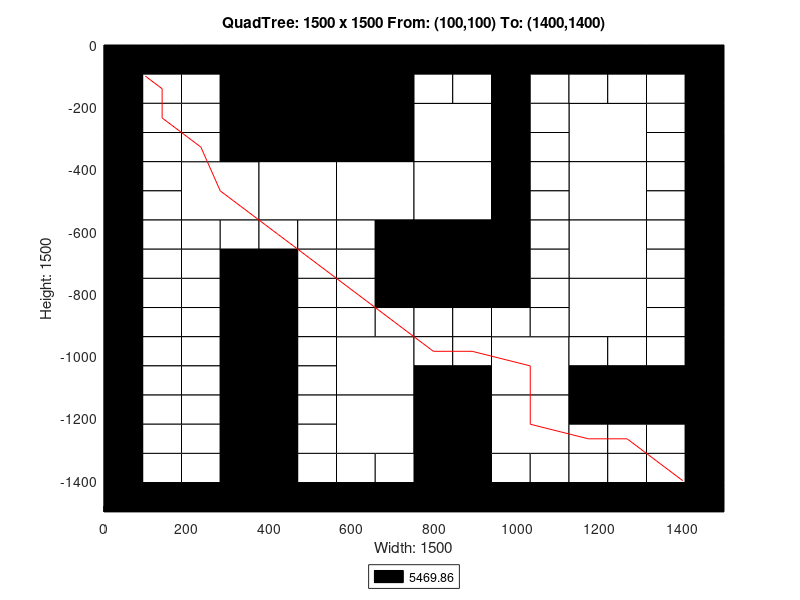

Here is the MATLAB script that generated this plot:
axis([0 1500 -1500 0]);
title('QuadTree: 1500 x 1500 From: (100,100) To: (1400,1400)');
xlabel('Width: 1500');
ylabel('Height: 1500');
rectangle('Position',[375 -375 375 375], 'FaceColor',[0 0 0]);
rectangle('Position',[187.5 -562.5 187.5 187.5], 'FaceColor',[1 1 1]);
rectangle('Position',[375 -562.5 187.5 187.5], 'FaceColor',[1 1 1]);
rectangle('Position',[562.5 -562.5 187.5 187.5], 'FaceColor',[1 1 1]);
rectangle('Position',[750 -375 187.5 187.5], 'FaceColor',[1 1 1]);
rectangle('Position',[1125 -375 187.5 187.5], 'FaceColor',[1 1 1]);
rectangle('Position',[750 -562.5 187.5 187.5], 'FaceColor',[1 1 1]);
rectangle('Position',[750 -750 187.5 187.5], 'FaceColor',[0 0 0]);
rectangle('Position',[1125 -562.5 187.5 187.5], 'FaceColor',[1 1 1]);
rectangle('Position',[1125 -750 187.5 187.5], 'FaceColor',[1 1 1]);
rectangle('Position',[562.5 -1125 187.5 187.5], 'FaceColor',[1 1 1]);
rectangle('Position',[562.5 -1312.5 187.5 187.5], 'FaceColor',[1 1 1]);
rectangle('Position',[937.5 -1125 187.5 187.5], 'FaceColor',[1 1 1]);
rectangle('Position',[1125 -937.5 187.5 187.5], 'FaceColor',[1 1 1]);
rectangle('Position',[750 -1312.5 187.5 187.5], 'FaceColor',[0 0 0]);
rectangle('Position',[937.5 -1312.5 187.5 187.5], 'FaceColor',[1 1 1]);
rectangle('Position',[750 -1500 187.5 187.5], 'FaceColor',[0 0 0]);
rectangle('Position',[0 -93.75 93.75 93.75], 'FaceColor',[0 0 0]);
rectangle('Position',[93.75 -93.75 93.75 93.75], 'FaceColor',[0 0 0]);
rectangle('Position',[0 -187.5 93.75 93.75], 'FaceColor',[0 0 0]);
rectangle('Position',[93.75 -187.5 93.75 93.75], 'FaceColor',[1 1 1]);
rectangle('Position',[187.5 -93.75 93.75 93.75], 'FaceColor',[0 0 0]);
rectangle('Position',[281.25 -93.75 93.75 93.75], 'FaceColor',[0 0 0]);
rectangle('Position',[187.5 -187.5 93.75 93.75], 'FaceColor',[1 1 1]);
rectangle('Position',[281.25 -187.5 93.75 93.75], 'FaceColor',[0 0 0]);
rectangle('Position',[0 -281.25 93.75 93.75], 'FaceColor',[0 0 0]);
rectangle('Position',[93.75 -281.25 93.75 93.75], 'FaceColor',[1 1 1]);
rectangle('Position',[0 -375 93.75 93.75], 'FaceColor',[0 0 0]);
rectangle('Position',[93.75 -375 93.75 93.75], 'FaceColor',[1 1 1]);
rectangle('Position',[187.5 -281.25 93.75 93.75], 'FaceColor',[1 1 1]);
rectangle('Position',[281.25 -281.25 93.75 93.75], 'FaceColor',[0 0 0]);
rectangle('Position',[187.5 -375 93.75 93.75], 'FaceColor',[1 1 1]);
rectangle('Position',[281.25 -375 93.75 93.75], 'FaceColor',[0 0 0]);
rectangle('Position',[0 -468.75 93.75 93.75], 'FaceColor',[0 0 0]);
rectangle('Position',[93.75 -468.75 93.75 93.75], 'FaceColor',[1 1 1]);
rectangle('Position',[0 -562.5 93.75 93.75], 'FaceColor',[0 0 0]);
rectangle('Position',[93.75 -562.5 93.75 93.75], 'FaceColor',[1 1 1]);
rectangle('Position',[0 -656.25 93.75 93.75], 'FaceColor',[0 0 0]);
rectangle('Position',[93.75 -656.25 93.75 93.75], 'FaceColor',[1 1 1]);
rectangle('Position',[0 -750 93.75 93.75], 'FaceColor',[0 0 0]);
rectangle('Position',[93.75 -750 93.75 93.75], 'FaceColor',[1 1 1]);
rectangle('Position',[187.5 -656.25 93.75 93.75], 'FaceColor',[1 1 1]);
rectangle('Position',[281.25 -656.25 93.75 93.75], 'FaceColor',[1 1 1]);
rectangle('Position',[187.5 -750 93.75 93.75], 'FaceColor',[1 1 1]);
rectangle('Position',[281.25 -750 93.75 93.75], 'FaceColor',[0 0 0]);
rectangle('Position',[375 -656.25 93.75 93.75], 'FaceColor',[1 1 1]);
rectangle('Position',[468.75 -656.25 93.75 93.75], 'FaceColor',[1 1 1]);
rectangle('Position',[375 -750 93.75 93.75], 'FaceColor',[0 0 0]);
rectangle('Position',[468.75 -750 93.75 93.75], 'FaceColor',[1 1 1]);
rectangle('Position',[562.5 -656.25 93.75 93.75], 'FaceColor',[1 1 1]);
rectangle('Position',[656.25 -656.25 93.75 93.75], 'FaceColor',[0 0 0]);
rectangle('Position',[562.5 -750 93.75 93.75], 'FaceColor',[1 1 1]);
rectangle('Position',[656.25 -750 93.75 93.75], 'FaceColor',[0 0 0]);
rectangle('Position',[750 -93.75 93.75 93.75], 'FaceColor',[0 0 0]);
rectangle('Position',[843.75 -93.75 93.75 93.75], 'FaceColor',[0 0 0]);
rectangle('Position',[750 -187.5 93.75 93.75], 'FaceColor',[1 1 1]);
rectangle('Position',[843.75 -187.5 93.75 93.75], 'FaceColor',[1 1 1]);
rectangle('Position',[937.5 -93.75 93.75 93.75], 'FaceColor',[0 0 0]);
rectangle('Position',[1031.25 -93.75 93.75 93.75], 'FaceColor',[0 0 0]);
rectangle('Position',[937.5 -187.5 93.75 93.75], 'FaceColor',[0 0 0]);
rectangle('Position',[1031.25 -187.5 93.75 93.75], 'FaceColor',[1 1 1]);
rectangle('Position',[937.5 -281.25 93.75 93.75], 'FaceColor',[0 0 0]);
rectangle('Position',[1031.25 -281.25 93.75 93.75], 'FaceColor',[1 1 1]);
rectangle('Position',[937.5 -375 93.75 93.75], 'FaceColor',[0 0 0]);
rectangle('Position',[1031.25 -375 93.75 93.75], 'FaceColor',[1 1 1]);
rectangle('Position',[1125 -93.75 93.75 93.75], 'FaceColor',[0 0 0]);
rectangle('Position',[1218.75 -93.75 93.75 93.75], 'FaceColor',[0 0 0]);
rectangle('Position',[1125 -187.5 93.75 93.75], 'FaceColor',[1 1 1]);
rectangle('Position',[1218.75 -187.5 93.75 93.75], 'FaceColor',[1 1 1]);
rectangle('Position',[1312.5 -93.75 93.75 93.75], 'FaceColor',[0 0 0]);
rectangle('Position',[1406.25 -93.75 93.75 93.75], 'FaceColor',[0 0 0]);
rectangle('Position',[1312.5 -187.5 93.75 93.75], 'FaceColor',[1 1 1]);
rectangle('Position',[1406.25 -187.5 93.75 93.75], 'FaceColor',[0 0 0]);
rectangle('Position',[1312.5 -281.25 93.75 93.75], 'FaceColor',[1 1 1]);
rectangle('Position',[1406.25 -281.25 93.75 93.75], 'FaceColor',[0 0 0]);
rectangle('Position',[1312.5 -375 93.75 93.75], 'FaceColor',[1 1 1]);
rectangle('Position',[1406.25 -375 93.75 93.75], 'FaceColor',[0 0 0]);
rectangle('Position',[937.5 -468.75 93.75 93.75], 'FaceColor',[0 0 0]);
rectangle('Position',[1031.25 -468.75 93.75 93.75], 'FaceColor',[1 1 1]);
rectangle('Position',[937.5 -562.5 93.75 93.75], 'FaceColor',[0 0 0]);
rectangle('Position',[1031.25 -562.5 93.75 93.75], 'FaceColor',[1 1 1]);
rectangle('Position',[937.5 -656.25 93.75 93.75], 'FaceColor',[0 0 0]);
rectangle('Position',[1031.25 -656.25 93.75 93.75], 'FaceColor',[1 1 1]);
rectangle('Position',[937.5 -750 93.75 93.75], 'FaceColor',[0 0 0]);
rectangle('Position',[1031.25 -750 93.75 93.75], 'FaceColor',[1 1 1]);
rectangle('Position',[1312.5 -468.75 93.75 93.75], 'FaceColor',[1 1 1]);
rectangle('Position',[1406.25 -468.75 93.75 93.75], 'FaceColor',[0 0 0]);
rectangle('Position',[1312.5 -562.5 93.75 93.75], 'FaceColor',[1 1 1]);
rectangle('Position',[1406.25 -562.5 93.75 93.75], 'FaceColor',[0 0 0]);
rectangle('Position',[1312.5 -656.25 93.75 93.75], 'FaceColor',[1 1 1]);
rectangle('Position',[1406.25 -656.25 93.75 93.75], 'FaceColor',[0 0 0]);
rectangle('Position',[1312.5 -750 93.75 93.75], 'FaceColor',[1 1 1]);
rectangle('Position',[1406.25 -750 93.75 93.75], 'FaceColor',[0 0 0]);
rectangle('Position',[0 -843.75 93.75 93.75], 'FaceColor',[0 0 0]);
rectangle('Position',[93.75 -843.75 93.75 93.75], 'FaceColor',[1 1 1]);
rectangle('Position',[0 -937.5 93.75 93.75], 'FaceColor',[0 0 0]);
rectangle('Position',[93.75 -937.5 93.75 93.75], 'FaceColor',[1 1 1]);
rectangle('Position',[187.5 -843.75 93.75 93.75], 'FaceColor',[1 1 1]);
rectangle('Position',[281.25 -843.75 93.75 93.75], 'FaceColor',[0 0 0]);
rectangle('Position',[187.5 -937.5 93.75 93.75], 'FaceColor',[1 1 1]);
rectangle('Position',[281.25 -937.5 93.75 93.75], 'FaceColor',[0 0 0]);
rectangle('Position',[0 -1031.25 93.75 93.75], 'FaceColor',[0 0 0]);
rectangle('Position',[93.75 -1031.25 93.75 93.75], 'FaceColor',[1 1 1]);
rectangle('Position',[0 -1125 93.75 93.75], 'FaceColor',[0 0 0]);
rectangle('Position',[93.75 -1125 93.75 93.75], 'FaceColor',[1 1 1]);
rectangle('Position',[187.5 -1031.25 93.75 93.75], 'FaceColor',[1 1 1]);
rectangle('Position',[281.25 -1031.25 93.75 93.75], 'FaceColor',[0 0 0]);
rectangle('Position',[187.5 -1125 93.75 93.75], 'FaceColor',[1 1 1]);
rectangle('Position',[281.25 -1125 93.75 93.75], 'FaceColor',[0 0 0]);
rectangle('Position',[375 -843.75 93.75 93.75], 'FaceColor',[0 0 0]);
rectangle('Position',[468.75 -843.75 93.75 93.75], 'FaceColor',[1 1 1]);
rectangle('Position',[375 -937.5 93.75 93.75], 'FaceColor',[0 0 0]);
rectangle('Position',[468.75 -937.5 93.75 93.75], 'FaceColor',[1 1 1]);
rectangle('Position',[562.5 -843.75 93.75 93.75], 'FaceColor',[1 1 1]);
rectangle('Position',[656.25 -843.75 93.75 93.75], 'FaceColor',[0 0 0]);
rectangle('Position',[562.5 -937.5 93.75 93.75], 'FaceColor',[1 1 1]);
rectangle('Position',[656.25 -937.5 93.75 93.75], 'FaceColor',[1 1 1]);
rectangle('Position',[375 -1031.25 93.75 93.75], 'FaceColor',[0 0 0]);
rectangle('Position',[468.75 -1031.25 93.75 93.75], 'FaceColor',[1 1 1]);
rectangle('Position',[375 -1125 93.75 93.75], 'FaceColor',[0 0 0]);
rectangle('Position',[468.75 -1125 93.75 93.75], 'FaceColor',[1 1 1]);
rectangle('Position',[0 -1218.75 93.75 93.75], 'FaceColor',[0 0 0]);
rectangle('Position',[93.75 -1218.75 93.75 93.75], 'FaceColor',[1 1 1]);
rectangle('Position',[0 -1312.5 93.75 93.75], 'FaceColor',[0 0 0]);
rectangle('Position',[93.75 -1312.5 93.75 93.75], 'FaceColor',[1 1 1]);
rectangle('Position',[187.5 -1218.75 93.75 93.75], 'FaceColor',[1 1 1]);
rectangle('Position',[281.25 -1218.75 93.75 93.75], 'FaceColor',[0 0 0]);
rectangle('Position',[187.5 -1312.5 93.75 93.75], 'FaceColor',[1 1 1]);
rectangle('Position',[281.25 -1312.5 93.75 93.75], 'FaceColor',[0 0 0]);
rectangle('Position',[0 -1406.25 93.75 93.75], 'FaceColor',[0 0 0]);
rectangle('Position',[93.75 -1406.25 93.75 93.75], 'FaceColor',[1 1 1]);
rectangle('Position',[0 -1500 93.75 93.75], 'FaceColor',[0 0 0]);
rectangle('Position',[93.75 -1500 93.75 93.75], 'FaceColor',[0 0 0]);
rectangle('Position',[187.5 -1406.25 93.75 93.75], 'FaceColor',[1 1 1]);
rectangle('Position',[281.25 -1406.25 93.75 93.75], 'FaceColor',[0 0 0]);
rectangle('Position',[187.5 -1500 93.75 93.75], 'FaceColor',[0 0 0]);
rectangle('Position',[281.25 -1500 93.75 93.75], 'FaceColor',[0 0 0]);
rectangle('Position',[375 -1218.75 93.75 93.75], 'FaceColor',[0 0 0]);
rectangle('Position',[468.75 -1218.75 93.75 93.75], 'FaceColor',[1 1 1]);
rectangle('Position',[375 -1312.5 93.75 93.75], 'FaceColor',[0 0 0]);
rectangle('Position',[468.75 -1312.5 93.75 93.75], 'FaceColor',[1 1 1]);
rectangle('Position',[375 -1406.25 93.75 93.75], 'FaceColor',[0 0 0]);
rectangle('Position',[468.75 -1406.25 93.75 93.75], 'FaceColor',[1 1 1]);
rectangle('Position',[375 -1500 93.75 93.75], 'FaceColor',[0 0 0]);
rectangle('Position',[468.75 -1500 93.75 93.75], 'FaceColor',[0 0 0]);
rectangle('Position',[562.5 -1406.25 93.75 93.75], 'FaceColor',[1 1 1]);
rectangle('Position',[656.25 -1406.25 93.75 93.75], 'FaceColor',[1 1 1]);
rectangle('Position',[562.5 -1500 93.75 93.75], 'FaceColor',[0 0 0]);
rectangle('Position',[656.25 -1500 93.75 93.75], 'FaceColor',[0 0 0]);
rectangle('Position',[750 -843.75 93.75 93.75], 'FaceColor',[0 0 0]);
rectangle('Position',[843.75 -843.75 93.75 93.75], 'FaceColor',[0 0 0]);
rectangle('Position',[750 -937.5 93.75 93.75], 'FaceColor',[1 1 1]);
rectangle('Position',[843.75 -937.5 93.75 93.75], 'FaceColor',[1 1 1]);
rectangle('Position',[937.5 -843.75 93.75 93.75], 'FaceColor',[0 0 0]);
rectangle('Position',[1031.25 -843.75 93.75 93.75], 'FaceColor',[1 1 1]);
rectangle('Position',[937.5 -937.5 93.75 93.75], 'FaceColor',[1 1 1]);
rectangle('Position',[1031.25 -937.5 93.75 93.75], 'FaceColor',[1 1 1]);
rectangle('Position',[750 -1031.25 93.75 93.75], 'FaceColor',[1 1 1]);
rectangle('Position',[843.75 -1031.25 93.75 93.75], 'FaceColor',[1 1 1]);
rectangle('Position',[750 -1125 93.75 93.75], 'FaceColor',[0 0 0]);
rectangle('Position',[843.75 -1125 93.75 93.75], 'FaceColor',[0 0 0]);
rectangle('Position',[1312.5 -843.75 93.75 93.75], 'FaceColor',[1 1 1]);
rectangle('Position',[1406.25 -843.75 93.75 93.75], 'FaceColor',[0 0 0]);
rectangle('Position',[1312.5 -937.5 93.75 93.75], 'FaceColor',[1 1 1]);
rectangle('Position',[1406.25 -937.5 93.75 93.75], 'FaceColor',[0 0 0]);
rectangle('Position',[1125 -1031.25 93.75 93.75], 'FaceColor',[1 1 1]);
rectangle('Position',[1218.75 -1031.25 93.75 93.75], 'FaceColor',[1 1 1]);
rectangle('Position',[1125 -1125 93.75 93.75], 'FaceColor',[0 0 0]);
rectangle('Position',[1218.75 -1125 93.75 93.75], 'FaceColor',[0 0 0]);
rectangle('Position',[1312.5 -1031.25 93.75 93.75], 'FaceColor',[1 1 1]);
rectangle('Position',[1406.25 -1031.25 93.75 93.75], 'FaceColor',[0 0 0]);
rectangle('Position',[1312.5 -1125 93.75 93.75], 'FaceColor',[0 0 0]);
rectangle('Position',[1406.25 -1125 93.75 93.75], 'FaceColor',[0 0 0]);
rectangle('Position',[937.5 -1406.25 93.75 93.75], 'FaceColor',[1 1 1]);
rectangle('Position',[1031.25 -1406.25 93.75 93.75], 'FaceColor',[1 1 1]);
rectangle('Position',[937.5 -1500 93.75 93.75], 'FaceColor',[0 0 0]);
rectangle('Position',[1031.25 -1500 93.75 93.75], 'FaceColor',[0 0 0]);
rectangle('Position',[1125 -1218.75 93.75 93.75], 'FaceColor',[0 0 0]);
rectangle('Position',[1218.75 -1218.75 93.75 93.75], 'FaceColor',[0 0 0]);
rectangle('Position',[1125 -1312.5 93.75 93.75], 'FaceColor',[1 1 1]);
rectangle('Position',[1218.75 -1312.5 93.75 93.75], 'FaceColor',[1 1 1]);
rectangle('Position',[1312.5 -1218.75 93.75 93.75], 'FaceColor',[0 0 0]);
rectangle('Position',[1406.25 -1218.75 93.75 93.75], 'FaceColor',[0 0 0]);
rectangle('Position',[1312.5 -1312.5 93.75 93.75], 'FaceColor',[1 1 1]);
rectangle('Position',[1406.25 -1312.5 93.75 93.75], 'FaceColor',[0 0 0]);
rectangle('Position',[1125 -1406.25 93.75 93.75], 'FaceColor',[1 1 1]);
rectangle('Position',[1218.75 -1406.25 93.75 93.75], 'FaceColor',[1 1 1]);
rectangle('Position',[1125 -1500 93.75 93.75], 'FaceColor',[0 0 0]);
rectangle('Position',[1218.75 -1500 93.75 93.75], 'FaceColor',[0 0 0]);
rectangle('Position',[1312.5 -1406.25 93.75 93.75], 'FaceColor',[1 1 1]);
rectangle('Position',[1406.25 -1406.25 93.75 93.75], 'FaceColor',[0 0 0]);
rectangle('Position',[1312.5 -1500 93.75 93.75], 'FaceColor',[0 0 0]);
rectangle('Position',[1406.25 -1500 93.75 93.75], 'FaceColor',[0 0 0]);
X=[1400,1359.38,1265.62,1171.88,1031.25,1031.25,890.625,796.875,703.125,609.375,515.625,421.875,281.25,234.375,140.625,140.625,100];
Y=[-1400,-1359.38,-1265.62,-1265.62,-1218.75,-1031.25,-984.375,-984.375,-890.625,-796.875,-703.125,-609.375,-468.75,-328.125,-234.375,-140.625,-100];
hold on;
plot(X,Y,'r');
legend('5469.86','Location','southoutside');
